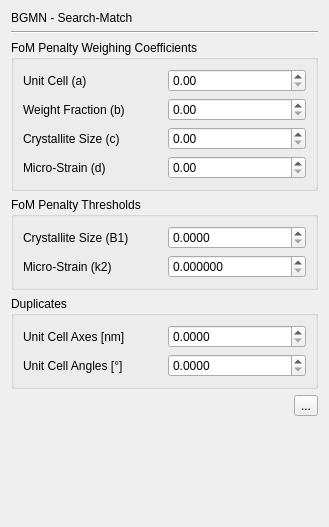
<?xml version="1.0" encoding="UTF-8"?>
<ui version="4.0">
 <class>PrefPageSearchMatch</class>
 <widget class="QWidget" name="PrefPageSearchMatch">
  <property name="geometry">
   <rect>
    <x>0</x>
    <y>0</y>
    <width>329</width>
    <height>527</height>
   </rect>
  </property>
  <property name="windowTitle">
   <string>Form</string>
  </property>
  <layout class="QVBoxLayout" name="verticalLayout">
   <item>
    <widget class="QLabel" name="label_36">
     <property name="text">
      <string>BGMN - Search-Match</string>
     </property>
    </widget>
   </item>
   <item>
    <widget class="Line" name="line_3">
     <property name="orientation">
      <enum>Qt::Horizontal</enum>
     </property>
    </widget>
   </item>
   <item>
    <widget class="QGroupBox" name="groupBox">
     <property name="title">
      <string>FoM Penalty Weighing Coefficients</string>
     </property>
     <layout class="QGridLayout" name="gridLayout_2">
      <item row="0" column="0">
       <widget class="QLabel" name="label">
        <property name="text">
         <string>Unit Cell (a)</string>
        </property>
       </widget>
      </item>
      <item row="0" column="1">
       <widget class="QDoubleSpinBox" name="doubleSpinBoxA">
        <property name="toolTip">
         <string>&lt;html&gt;&lt;head/&gt;&lt;body&gt;&lt;p&gt;The figure of merit (FoM) is calculated from R&lt;sub&gt;wp&lt;/sub&gt;, GEWICHT, initial and refined cell parameters, as well as refined B1 and k2.&lt;/p&gt;&lt;ul style=&quot;margin-top: 0px; margin-bottom: 0px; margin-left: 0px; margin-right: 0px; -qt-list-indent: 1;&quot;&gt;&lt;li style=&quot; margin-top:12px; margin-bottom:0px; margin-left:0px; margin-right:0px; -qt-block-indent:0; text-indent:0px;&quot;&gt;A value &amp;gt; 1.0 emphasizes the effect of the difference between initial and refined cell parameters on the FoM. &lt;/li&gt;&lt;li style=&quot; margin-top:0px; margin-bottom:0px; margin-left:0px; margin-right:0px; -qt-block-indent:0; text-indent:0px;&quot;&gt;A value &amp;lt; 1.0 reduces the effect. &lt;/li&gt;&lt;li style=&quot; margin-top:0px; margin-bottom:0px; margin-left:0px; margin-right:0px; -qt-block-indent:0; text-indent:0px;&quot;&gt;A value of 0.0 ignores the cell parameters for the calculation of FoM.&lt;/li&gt;&lt;/ul&gt;&lt;p&gt;The default is 1.0.&lt;/p&gt;&lt;/body&gt;&lt;/html&gt;</string>
        </property>
       </widget>
      </item>
      <item row="1" column="0">
       <widget class="QLabel" name="label_2">
        <property name="text">
         <string>Weight Fraction (b)</string>
        </property>
       </widget>
      </item>
      <item row="1" column="1">
       <widget class="QDoubleSpinBox" name="doubleSpinBoxB">
        <property name="toolTip">
         <string>&lt;html&gt;&lt;head/&gt;&lt;body&gt;&lt;p&gt;The figure of merit (FoM) is calculated from R&lt;sub&gt;wp&lt;/sub&gt;, GEWICHT, initial and refined cell parameters, as well as refined B1 and k2.&lt;/p&gt;&lt;ul style=&quot;margin-top: 0px; margin-bottom: 0px; margin-left: 0px; margin-right: 0px; -qt-list-indent: 1;&quot;&gt;&lt;li style=&quot; margin-top:12px; margin-bottom:0px; margin-left:0px; margin-right:0px; -qt-block-indent:0; text-indent:0px;&quot;&gt;A value &amp;gt; 1.0 emphasizes the effect of the refined GEWICHT parameter on the FoM. &lt;/li&gt;&lt;li style=&quot; margin-top:0px; margin-bottom:0px; margin-left:0px; margin-right:0px; -qt-block-indent:0; text-indent:0px;&quot;&gt;A value &amp;lt; 1.0 reduces the effect. &lt;/li&gt;&lt;li style=&quot; margin-top:0px; margin-bottom:12px; margin-left:0px; margin-right:0px; -qt-block-indent:0; text-indent:0px;&quot;&gt;A value of 0.0 ignores GEWICHT for the calculation of FoM.&lt;/li&gt;&lt;/ul&gt;&lt;p&gt;The default is 1.0.&lt;/p&gt;&lt;/body&gt;&lt;/html&gt;</string>
        </property>
       </widget>
      </item>
      <item row="2" column="0">
       <widget class="QLabel" name="label_3">
        <property name="text">
         <string>Crystallite Size (c)</string>
        </property>
       </widget>
      </item>
      <item row="2" column="1">
       <widget class="QDoubleSpinBox" name="doubleSpinBoxC">
        <property name="toolTip">
         <string>&lt;html&gt;&lt;head/&gt;&lt;body&gt;&lt;p&gt;The figure of merit (FoM) is calculated from R&lt;sub&gt;wp&lt;/sub&gt;, GEWICHT, initial and refined cell parameters, as well as refined B1 and k2.&lt;/p&gt;&lt;ul style=&quot;margin-top: 0px; margin-bottom: 0px; margin-left: 0px; margin-right: 0px; -qt-list-indent: 1;&quot;&gt;&lt;li style=&quot; margin-top:12px; margin-bottom:0px; margin-left:0px; margin-right:0px; -qt-block-indent:0; text-indent:0px;&quot;&gt;A value &amp;gt; 1.0 emphasizes the effect of B1 on the FoM. &lt;/li&gt;&lt;li style=&quot; margin-top:0px; margin-bottom:0px; margin-left:0px; margin-right:0px; -qt-block-indent:0; text-indent:0px;&quot;&gt;A value &amp;lt; 1.0 reduces the effect. &lt;/li&gt;&lt;li style=&quot; margin-top:0px; margin-bottom:12px; margin-left:0px; margin-right:0px; -qt-block-indent:0; text-indent:0px;&quot;&gt;A value of 0.0 ignores B1 for the calculation of FoM.&lt;/li&gt;&lt;/ul&gt;&lt;p&gt;The default is 1.0.&lt;/p&gt;&lt;/body&gt;&lt;/html&gt;</string>
        </property>
       </widget>
      </item>
      <item row="3" column="0">
       <widget class="QLabel" name="label_4">
        <property name="text">
         <string>Micro-Strain (d)</string>
        </property>
       </widget>
      </item>
      <item row="3" column="1">
       <widget class="QDoubleSpinBox" name="doubleSpinBoxD">
        <property name="toolTip">
         <string>&lt;html&gt;&lt;head/&gt;&lt;body&gt;&lt;p&gt;The figure of merit (FoM) is calculated from R&lt;sub&gt;wp&lt;/sub&gt;, GEWICHT, initial and refined cell parameters, as well as refined B1 and k2.&lt;/p&gt;&lt;ul style=&quot;margin-top: 0px; margin-bottom: 0px; margin-left: 0px; margin-right: 0px; -qt-list-indent: 1;&quot;&gt;&lt;li style=&quot; margin-top:12px; margin-bottom:0px; margin-left:0px; margin-right:0px; -qt-block-indent:0; text-indent:0px;&quot;&gt;A value &amp;gt; 1.0 emphasizes the effect of k22 on the FoM. &lt;/li&gt;&lt;li style=&quot; margin-top:0px; margin-bottom:0px; margin-left:0px; margin-right:0px; -qt-block-indent:0; text-indent:0px;&quot;&gt;A value &amp;lt; 1.0 reduces the effect. &lt;/li&gt;&lt;li style=&quot; margin-top:0px; margin-bottom:12px; margin-left:0px; margin-right:0px; -qt-block-indent:0; text-indent:0px;&quot;&gt;A value of 0.0 ignores k2 for the calculation of FoM.&lt;/li&gt;&lt;/ul&gt;&lt;p&gt;The default is 1.0.&lt;/p&gt;&lt;/body&gt;&lt;/html&gt;</string>
        </property>
       </widget>
      </item>
     </layout>
    </widget>
   </item>
   <item>
    <widget class="QGroupBox" name="groupBox_2">
     <property name="title">
      <string>FoM Penalty Thresholds</string>
     </property>
     <layout class="QGridLayout" name="gridLayout">
      <item row="0" column="0">
       <widget class="QLabel" name="label_5">
        <property name="text">
         <string>Crystallite Size (B1)</string>
        </property>
       </widget>
      </item>
      <item row="0" column="1">
       <widget class="QDoubleSpinBox" name="doubleSpinBoxB1">
        <property name="toolTip">
         <string>&lt;html&gt;&lt;head/&gt;&lt;body&gt;&lt;p&gt;If the refined B1 parameter is below the penalty threshold, it is ignored for the calculatio of the figure of merit FoM.&lt;/p&gt;&lt;p&gt;The default is 0.02.&lt;/p&gt;&lt;/body&gt;&lt;/html&gt;</string>
        </property>
        <property name="decimals">
         <number>4</number>
        </property>
        <property name="maximum">
         <double>1.000000000000000</double>
        </property>
        <property name="singleStep">
         <double>0.010000000000000</double>
        </property>
       </widget>
      </item>
      <item row="1" column="0">
       <widget class="QLabel" name="label_6">
        <property name="text">
         <string>Micro-Strain (k2)</string>
        </property>
       </widget>
      </item>
      <item row="1" column="1">
       <widget class="QDoubleSpinBox" name="doubleSpinBoxk2">
        <property name="toolTip">
         <string>&lt;html&gt;&lt;head/&gt;&lt;body&gt;&lt;p&gt;If the refined k2 parameter is below the penalty threshold, it is ignored for the calculatio of the figure of merit FoM.&lt;/p&gt;&lt;/body&gt;&lt;p&gt;The default is 0.00001.&lt;/p&gt;&lt;/html&gt;</string>
        </property>
        <property name="decimals">
         <number>6</number>
        </property>
        <property name="maximum">
         <double>1.000000000000000</double>
        </property>
        <property name="singleStep">
         <double>0.000100000000000</double>
        </property>
       </widget>
      </item>
     </layout>
    </widget>
   </item>
   <item>
    <widget class="QGroupBox" name="groupBox_3">
     <property name="title">
      <string>Duplicates</string>
     </property>
     <layout class="QGridLayout" name="gridLayout_3">
      <item row="0" column="0">
       <widget class="QLabel" name="label_7">
        <property name="text">
         <string>Unit Cell Axes [nm]</string>
        </property>
       </widget>
      </item>
      <item row="0" column="1">
       <widget class="QDoubleSpinBox" name="doubleSpinBoxDupAxes">
        <property name="toolTip">
         <string>&lt;html&gt;&lt;head/&gt;&lt;body&gt;&lt;p&gt;Duplicates of pinned phases are ignored for residual search. A phase is considered a duplicate if all of the following criteria apply:&lt;/p&gt;&lt;ul style=&quot;margin-top: 0px; margin-bottom: 0px; margin-left: 0px; margin-right: 0px; -qt-list-indent: 1;&quot;&gt;&lt;li style=&quot; margin-top:12px; margin-bottom:0px; margin-left:0px; margin-right:0px; -qt-block-indent:0; text-indent:0px;&quot;&gt;Identical space group number&lt;/li&gt;&lt;li style=&quot; margin-top:0px; margin-bottom:0px; margin-left:0px; margin-right:0px; -qt-block-indent:0; text-indent:0px;&quot;&gt;Identical Hermann Mauguin space group symbol&lt;/li&gt;&lt;li style=&quot; margin-top:0px; margin-bottom:12px; margin-left:0px; margin-right:0px; -qt-block-indent:0; text-indent:0px;&quot;&gt;None of the cell parameters differ more than a specified deviation&lt;/li&gt;&lt;/ul&gt;&lt;p&gt;Here, the maximum deviation of axis lengths of duplicate phases is specified. &lt;/p&gt;&lt;/body&gt;&lt;p&gt;The default is 0.02.&lt;/p&gt;&lt;/html&gt;</string>
        </property>
        <property name="decimals">
         <number>4</number>
        </property>
        <property name="maximum">
         <double>10.000000000000000</double>
        </property>
        <property name="singleStep">
         <double>0.010000000000000</double>
        </property>
       </widget>
      </item>
      <item row="1" column="0">
       <widget class="QLabel" name="label_8">
        <property name="text">
         <string>Unit Cell Angles [°]</string>
        </property>
       </widget>
      </item>
      <item row="1" column="1">
       <widget class="QDoubleSpinBox" name="doubleSpinBoxDupAngles">
        <property name="toolTip">
         <string>&lt;html&gt;&lt;head/&gt;&lt;body&gt;&lt;p&gt;Duplicates of pinned phases are ignored for residual search. A phase is considered a duplicate if all of the following criteria apply:&lt;/p&gt;&lt;ul style=&quot;margin-top: 0px; margin-bottom: 0px; margin-left: 0px; margin-right: 0px; -qt-list-indent: 1;&quot;&gt;&lt;li style=&quot; margin-top:12px; margin-bottom:0px; margin-left:0px; margin-right:0px; -qt-block-indent:0; text-indent:0px;&quot;&gt;Identical space group number&lt;/li&gt;&lt;li style=&quot; margin-top:0px; margin-bottom:0px; margin-left:0px; margin-right:0px; -qt-block-indent:0; text-indent:0px;&quot;&gt;Identical Hermann Mauguin space group symbol&lt;/li&gt;&lt;li style=&quot; margin-top:0px; margin-bottom:12px; margin-left:0px; margin-right:0px; -qt-block-indent:0; text-indent:0px;&quot;&gt;None of the cell parameters differ more than a specified deviation&lt;/li&gt;&lt;/ul&gt;&lt;p&gt;Here, the maximum deviation of unit cell angles of duplicate phases is specified. &lt;/p&gt;&lt;/body&gt;&lt;p&gt;The default is 0.1.&lt;/p&gt;&lt;/html&gt;</string>
        </property>
        <property name="decimals">
         <number>4</number>
        </property>
        <property name="maximum">
         <double>10.000000000000000</double>
        </property>
        <property name="singleStep">
         <double>0.100000000000000</double>
        </property>
       </widget>
      </item>
     </layout>
    </widget>
   </item>
   <item>
    <layout class="QHBoxLayout" name="horizontalLayout">
     <item>
      <spacer name="horizontalSpacer">
       <property name="orientation">
        <enum>Qt::Horizontal</enum>
       </property>
       <property name="sizeHint" stdset="0">
        <size>
         <width>40</width>
         <height>20</height>
        </size>
       </property>
      </spacer>
     </item>
     <item>
      <widget class="QToolButton" name="toolButtonReset">
       <property name="toolTip">
        <string>Reset all parameters to their default value</string>
       </property>
       <property name="text">
        <string>...</string>
       </property>
       <property name="icon">
        <iconset theme="profex-undo"/>
       </property>
      </widget>
     </item>
    </layout>
   </item>
   <item>
    <spacer name="verticalSpacer">
     <property name="orientation">
      <enum>Qt::Vertical</enum>
     </property>
     <property name="sizeHint" stdset="0">
      <size>
       <width>20</width>
       <height>40</height>
      </size>
     </property>
    </spacer>
   </item>
  </layout>
 </widget>
 <resources/>
 <connections/>
</ui>
